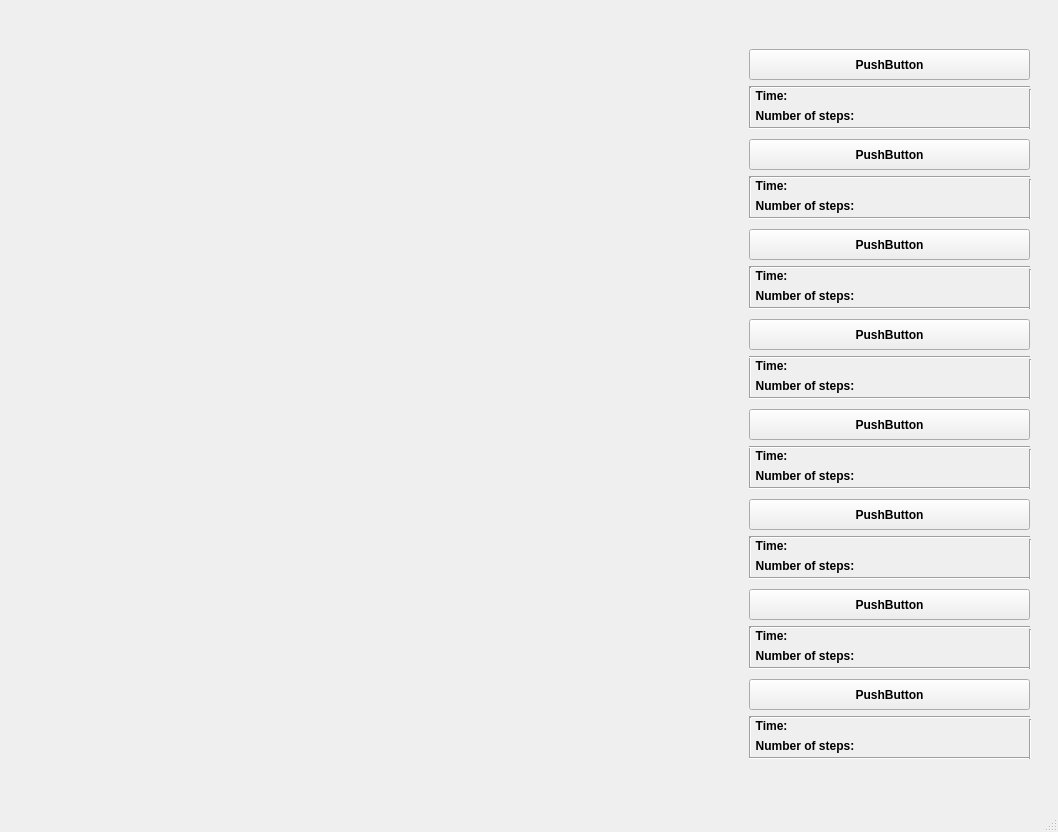
<?xml version="1.0" encoding="UTF-8"?>
<ui version="4.0">
 <class>MainWindow</class>
 <widget class="QMainWindow" name="MainWindow">
  <property name="geometry">
   <rect>
    <x>0</x>
    <y>0</y>
    <width>1058</width>
    <height>832</height>
   </rect>
  </property>
  <property name="windowTitle">
   <string>MainWindow</string>
  </property>
  <widget class="QWidget" name="centralwidget">
   <widget class="QWidget" name="widget" native="true">
    <property name="geometry">
     <rect>
      <x>0</x>
      <y>50</y>
      <width>720</width>
      <height>720</height>
     </rect>
    </property>
   </widget>
   <widget class="QWidget" name="widget_2" native="true">
    <property name="geometry">
     <rect>
      <x>739</x>
      <y>49</y>
      <width>311</width>
      <height>721</height>
     </rect>
    </property>
    <widget class="QLabel" name="time_value_7">
     <property name="geometry">
      <rect>
       <x>150</x>
       <y>580</y>
       <width>141</width>
       <height>16</height>
      </rect>
     </property>
     <property name="font">
      <font>
       <weight>50</weight>
       <bold>false</bold>
      </font>
     </property>
     <property name="text">
      <string/>
     </property>
     <property name="alignment">
      <set>Qt::AlignLeading|Qt::AlignLeft|Qt::AlignTop</set>
     </property>
     <property name="wordWrap">
      <bool>true</bool>
     </property>
    </widget>
    <widget class="Line" name="line_13">
     <property name="geometry">
      <rect>
       <x>10</x>
       <y>308</y>
       <width>3</width>
       <height>40</height>
      </rect>
     </property>
     <property name="orientation">
      <enum>Qt::Vertical</enum>
     </property>
    </widget>
    <widget class="Line" name="line">
     <property name="geometry">
      <rect>
       <x>10</x>
       <y>30</y>
       <width>281</width>
       <height>16</height>
      </rect>
     </property>
     <property name="orientation">
      <enum>Qt::Horizontal</enum>
     </property>
    </widget>
    <widget class="QLabel" name="time_value_1">
     <property name="geometry">
      <rect>
       <x>150</x>
       <y>40</y>
       <width>141</width>
       <height>16</height>
      </rect>
     </property>
     <property name="font">
      <font>
       <weight>50</weight>
       <bold>false</bold>
      </font>
     </property>
     <property name="text">
      <string/>
     </property>
     <property name="alignment">
      <set>Qt::AlignLeading|Qt::AlignLeft|Qt::AlignTop</set>
     </property>
     <property name="wordWrap">
      <bool>true</bool>
     </property>
    </widget>
    <widget class="Line" name="line_18">
     <property name="geometry">
      <rect>
       <x>290</x>
       <y>400</y>
       <width>3</width>
       <height>40</height>
      </rect>
     </property>
     <property name="orientation">
      <enum>Qt::Vertical</enum>
     </property>
    </widget>
    <widget class="QLabel" name="time_2">
     <property name="geometry">
      <rect>
       <x>10</x>
       <y>130</y>
       <width>141</width>
       <height>16</height>
      </rect>
     </property>
     <property name="font">
      <font>
       <weight>75</weight>
       <bold>true</bold>
      </font>
     </property>
     <property name="text">
      <string>  Time: </string>
     </property>
     <property name="alignment">
      <set>Qt::AlignLeading|Qt::AlignLeft|Qt::AlignTop</set>
     </property>
     <property name="wordWrap">
      <bool>true</bool>
     </property>
    </widget>
    <widget class="Line" name="line_17">
     <property name="geometry">
      <rect>
       <x>10</x>
       <y>398</y>
       <width>3</width>
       <height>40</height>
      </rect>
     </property>
     <property name="orientation">
      <enum>Qt::Vertical</enum>
     </property>
    </widget>
    <widget class="Line" name="line_31">
     <property name="geometry">
      <rect>
       <x>10</x>
       <y>660</y>
       <width>281</width>
       <height>16</height>
      </rect>
     </property>
     <property name="orientation">
      <enum>Qt::Horizontal</enum>
     </property>
    </widget>
    <widget class="QLabel" name="num_of_steps_3">
     <property name="geometry">
      <rect>
       <x>10</x>
       <y>240</y>
       <width>141</width>
       <height>16</height>
      </rect>
     </property>
     <property name="font">
      <font>
       <weight>75</weight>
       <bold>true</bold>
      </font>
     </property>
     <property name="text">
      <string>  Number of steps: </string>
     </property>
     <property name="alignment">
      <set>Qt::AlignLeading|Qt::AlignLeft|Qt::AlignTop</set>
     </property>
     <property name="wordWrap">
      <bool>true</bool>
     </property>
    </widget>
    <widget class="Line" name="line_22">
     <property name="geometry">
      <rect>
       <x>290</x>
       <y>490</y>
       <width>3</width>
       <height>40</height>
      </rect>
     </property>
     <property name="orientation">
      <enum>Qt::Vertical</enum>
     </property>
    </widget>
    <widget class="Line" name="line_30">
     <property name="geometry">
      <rect>
       <x>290</x>
       <y>670</y>
       <width>3</width>
       <height>40</height>
      </rect>
     </property>
     <property name="orientation">
      <enum>Qt::Vertical</enum>
     </property>
    </widget>
    <widget class="Line" name="line_10">
     <property name="geometry">
      <rect>
       <x>290</x>
       <y>220</y>
       <width>3</width>
       <height>40</height>
      </rect>
     </property>
     <property name="orientation">
      <enum>Qt::Vertical</enum>
     </property>
    </widget>
    <widget class="QLabel" name="time_1">
     <property name="geometry">
      <rect>
       <x>10</x>
       <y>40</y>
       <width>141</width>
       <height>16</height>
      </rect>
     </property>
     <property name="font">
      <font>
       <weight>75</weight>
       <bold>true</bold>
      </font>
     </property>
     <property name="text">
      <string>  Time: </string>
     </property>
     <property name="alignment">
      <set>Qt::AlignLeading|Qt::AlignLeft|Qt::AlignTop</set>
     </property>
     <property name="wordWrap">
      <bool>true</bool>
     </property>
    </widget>
    <widget class="Line" name="line_27">
     <property name="geometry">
      <rect>
       <x>10</x>
       <y>570</y>
       <width>281</width>
       <height>16</height>
      </rect>
     </property>
     <property name="orientation">
      <enum>Qt::Horizontal</enum>
     </property>
    </widget>
    <widget class="QLabel" name="num_of_steps_1">
     <property name="geometry">
      <rect>
       <x>10</x>
       <y>60</y>
       <width>141</width>
       <height>16</height>
      </rect>
     </property>
     <property name="font">
      <font>
       <weight>75</weight>
       <bold>true</bold>
      </font>
     </property>
     <property name="text">
      <string>  Number of steps: </string>
     </property>
     <property name="alignment">
      <set>Qt::AlignLeading|Qt::AlignLeft|Qt::AlignTop</set>
     </property>
     <property name="wordWrap">
      <bool>true</bool>
     </property>
    </widget>
    <widget class="QPushButton" name="pushButton_6">
     <property name="geometry">
      <rect>
       <x>10</x>
       <y>450</y>
       <width>281</width>
       <height>31</height>
      </rect>
     </property>
     <property name="font">
      <font>
       <weight>75</weight>
       <bold>true</bold>
      </font>
     </property>
     <property name="text">
      <string>PushButton</string>
     </property>
    </widget>
    <widget class="QLabel" name="time_4">
     <property name="geometry">
      <rect>
       <x>10</x>
       <y>310</y>
       <width>141</width>
       <height>16</height>
      </rect>
     </property>
     <property name="font">
      <font>
       <weight>75</weight>
       <bold>true</bold>
      </font>
     </property>
     <property name="text">
      <string>  Time: </string>
     </property>
     <property name="alignment">
      <set>Qt::AlignLeading|Qt::AlignLeft|Qt::AlignTop</set>
     </property>
     <property name="wordWrap">
      <bool>true</bool>
     </property>
    </widget>
    <widget class="QLabel" name="time_7">
     <property name="geometry">
      <rect>
       <x>10</x>
       <y>580</y>
       <width>141</width>
       <height>16</height>
      </rect>
     </property>
     <property name="font">
      <font>
       <weight>75</weight>
       <bold>true</bold>
      </font>
     </property>
     <property name="text">
      <string>  Time: </string>
     </property>
     <property name="alignment">
      <set>Qt::AlignLeading|Qt::AlignLeft|Qt::AlignTop</set>
     </property>
     <property name="wordWrap">
      <bool>true</bool>
     </property>
    </widget>
    <widget class="QLabel" name="num_of_steps_value_3">
     <property name="geometry">
      <rect>
       <x>150</x>
       <y>240</y>
       <width>141</width>
       <height>16</height>
      </rect>
     </property>
     <property name="font">
      <font>
       <weight>50</weight>
       <bold>false</bold>
      </font>
     </property>
     <property name="text">
      <string/>
     </property>
     <property name="alignment">
      <set>Qt::AlignLeading|Qt::AlignLeft|Qt::AlignTop</set>
     </property>
     <property name="wordWrap">
      <bool>true</bool>
     </property>
    </widget>
    <widget class="QLabel" name="num_of_steps_value_4">
     <property name="geometry">
      <rect>
       <x>150</x>
       <y>330</y>
       <width>141</width>
       <height>16</height>
      </rect>
     </property>
     <property name="font">
      <font>
       <weight>50</weight>
       <bold>false</bold>
      </font>
     </property>
     <property name="text">
      <string/>
     </property>
     <property name="alignment">
      <set>Qt::AlignLeading|Qt::AlignLeft|Qt::AlignTop</set>
     </property>
     <property name="wordWrap">
      <bool>true</bool>
     </property>
    </widget>
    <widget class="Line" name="line_11">
     <property name="geometry">
      <rect>
       <x>10</x>
       <y>210</y>
       <width>281</width>
       <height>16</height>
      </rect>
     </property>
     <property name="orientation">
      <enum>Qt::Horizontal</enum>
     </property>
    </widget>
    <widget class="QLabel" name="time_8">
     <property name="geometry">
      <rect>
       <x>10</x>
       <y>670</y>
       <width>141</width>
       <height>16</height>
      </rect>
     </property>
     <property name="font">
      <font>
       <weight>75</weight>
       <bold>true</bold>
      </font>
     </property>
     <property name="text">
      <string>  Time: </string>
     </property>
     <property name="alignment">
      <set>Qt::AlignLeading|Qt::AlignLeft|Qt::AlignTop</set>
     </property>
     <property name="wordWrap">
      <bool>true</bool>
     </property>
    </widget>
    <widget class="QPushButton" name="pushButton_8">
     <property name="geometry">
      <rect>
       <x>10</x>
       <y>630</y>
       <width>281</width>
       <height>31</height>
      </rect>
     </property>
     <property name="font">
      <font>
       <weight>75</weight>
       <bold>true</bold>
      </font>
     </property>
     <property name="text">
      <string>PushButton</string>
     </property>
    </widget>
    <widget class="QLabel" name="num_of_steps_value_2">
     <property name="geometry">
      <rect>
       <x>150</x>
       <y>150</y>
       <width>141</width>
       <height>16</height>
      </rect>
     </property>
     <property name="font">
      <font>
       <weight>50</weight>
       <bold>false</bold>
      </font>
     </property>
     <property name="text">
      <string/>
     </property>
     <property name="alignment">
      <set>Qt::AlignLeading|Qt::AlignLeft|Qt::AlignTop</set>
     </property>
     <property name="wordWrap">
      <bool>true</bool>
     </property>
    </widget>
    <widget class="QLabel" name="num_of_steps_8">
     <property name="geometry">
      <rect>
       <x>10</x>
       <y>690</y>
       <width>141</width>
       <height>16</height>
      </rect>
     </property>
     <property name="font">
      <font>
       <weight>75</weight>
       <bold>true</bold>
      </font>
     </property>
     <property name="text">
      <string>  Number of steps: </string>
     </property>
     <property name="alignment">
      <set>Qt::AlignLeading|Qt::AlignLeft|Qt::AlignTop</set>
     </property>
     <property name="wordWrap">
      <bool>true</bool>
     </property>
    </widget>
    <widget class="QLabel" name="time_value_8">
     <property name="geometry">
      <rect>
       <x>150</x>
       <y>670</y>
       <width>141</width>
       <height>16</height>
      </rect>
     </property>
     <property name="font">
      <font>
       <weight>50</weight>
       <bold>false</bold>
      </font>
     </property>
     <property name="text">
      <string/>
     </property>
     <property name="alignment">
      <set>Qt::AlignLeading|Qt::AlignLeft|Qt::AlignTop</set>
     </property>
     <property name="wordWrap">
      <bool>true</bool>
     </property>
    </widget>
    <widget class="Line" name="line_4">
     <property name="geometry">
      <rect>
       <x>290</x>
       <y>40</y>
       <width>3</width>
       <height>40</height>
      </rect>
     </property>
     <property name="orientation">
      <enum>Qt::Vertical</enum>
     </property>
    </widget>
    <widget class="Line" name="line_2">
     <property name="geometry">
      <rect>
       <x>10</x>
       <y>71</y>
       <width>281</width>
       <height>16</height>
      </rect>
     </property>
     <property name="orientation">
      <enum>Qt::Horizontal</enum>
     </property>
    </widget>
    <widget class="Line" name="line_28">
     <property name="geometry">
      <rect>
       <x>10</x>
       <y>611</y>
       <width>281</width>
       <height>16</height>
      </rect>
     </property>
     <property name="orientation">
      <enum>Qt::Horizontal</enum>
     </property>
    </widget>
    <widget class="QLabel" name="time_value_6">
     <property name="geometry">
      <rect>
       <x>150</x>
       <y>490</y>
       <width>141</width>
       <height>16</height>
      </rect>
     </property>
     <property name="font">
      <font>
       <weight>50</weight>
       <bold>false</bold>
      </font>
     </property>
     <property name="text">
      <string/>
     </property>
     <property name="alignment">
      <set>Qt::AlignLeading|Qt::AlignLeft|Qt::AlignTop</set>
     </property>
     <property name="wordWrap">
      <bool>true</bool>
     </property>
    </widget>
    <widget class="Line" name="line_29">
     <property name="geometry">
      <rect>
       <x>10</x>
       <y>668</y>
       <width>3</width>
       <height>40</height>
      </rect>
     </property>
     <property name="orientation">
      <enum>Qt::Vertical</enum>
     </property>
    </widget>
    <widget class="QLabel" name="time_value_4">
     <property name="geometry">
      <rect>
       <x>150</x>
       <y>310</y>
       <width>141</width>
       <height>16</height>
      </rect>
     </property>
     <property name="font">
      <font>
       <weight>50</weight>
       <bold>false</bold>
      </font>
     </property>
     <property name="text">
      <string/>
     </property>
     <property name="alignment">
      <set>Qt::AlignLeading|Qt::AlignLeft|Qt::AlignTop</set>
     </property>
     <property name="wordWrap">
      <bool>true</bool>
     </property>
    </widget>
    <widget class="QLabel" name="num_of_steps_7">
     <property name="geometry">
      <rect>
       <x>10</x>
       <y>600</y>
       <width>141</width>
       <height>16</height>
      </rect>
     </property>
     <property name="font">
      <font>
       <weight>75</weight>
       <bold>true</bold>
      </font>
     </property>
     <property name="text">
      <string>  Number of steps: </string>
     </property>
     <property name="alignment">
      <set>Qt::AlignLeading|Qt::AlignLeft|Qt::AlignTop</set>
     </property>
     <property name="wordWrap">
      <bool>true</bool>
     </property>
    </widget>
    <widget class="Line" name="line_7">
     <property name="geometry">
      <rect>
       <x>10</x>
       <y>120</y>
       <width>281</width>
       <height>16</height>
      </rect>
     </property>
     <property name="orientation">
      <enum>Qt::Horizontal</enum>
     </property>
    </widget>
    <widget class="QLabel" name="num_of_steps_value_7">
     <property name="geometry">
      <rect>
       <x>150</x>
       <y>600</y>
       <width>141</width>
       <height>16</height>
      </rect>
     </property>
     <property name="font">
      <font>
       <weight>50</weight>
       <bold>false</bold>
      </font>
     </property>
     <property name="text">
      <string/>
     </property>
     <property name="alignment">
      <set>Qt::AlignLeading|Qt::AlignLeft|Qt::AlignTop</set>
     </property>
     <property name="wordWrap">
      <bool>true</bool>
     </property>
    </widget>
    <widget class="Line" name="line_8">
     <property name="geometry">
      <rect>
       <x>10</x>
       <y>161</y>
       <width>281</width>
       <height>16</height>
      </rect>
     </property>
     <property name="orientation">
      <enum>Qt::Horizontal</enum>
     </property>
    </widget>
    <widget class="QLabel" name="time_value_5">
     <property name="geometry">
      <rect>
       <x>150</x>
       <y>400</y>
       <width>141</width>
       <height>16</height>
      </rect>
     </property>
     <property name="font">
      <font>
       <weight>50</weight>
       <bold>false</bold>
      </font>
     </property>
     <property name="text">
      <string/>
     </property>
     <property name="alignment">
      <set>Qt::AlignLeading|Qt::AlignLeft|Qt::AlignTop</set>
     </property>
     <property name="wordWrap">
      <bool>true</bool>
     </property>
    </widget>
    <widget class="Line" name="line_6">
     <property name="geometry">
      <rect>
       <x>290</x>
       <y>130</y>
       <width>3</width>
       <height>40</height>
      </rect>
     </property>
     <property name="orientation">
      <enum>Qt::Vertical</enum>
     </property>
    </widget>
    <widget class="Line" name="line_12">
     <property name="geometry">
      <rect>
       <x>10</x>
       <y>251</y>
       <width>281</width>
       <height>16</height>
      </rect>
     </property>
     <property name="orientation">
      <enum>Qt::Horizontal</enum>
     </property>
    </widget>
    <widget class="Line" name="line_15">
     <property name="geometry">
      <rect>
       <x>10</x>
       <y>300</y>
       <width>281</width>
       <height>16</height>
      </rect>
     </property>
     <property name="orientation">
      <enum>Qt::Horizontal</enum>
     </property>
    </widget>
    <widget class="QLabel" name="num_of_steps_value_8">
     <property name="geometry">
      <rect>
       <x>150</x>
       <y>690</y>
       <width>141</width>
       <height>16</height>
      </rect>
     </property>
     <property name="font">
      <font>
       <weight>50</weight>
       <bold>false</bold>
      </font>
     </property>
     <property name="text">
      <string/>
     </property>
     <property name="alignment">
      <set>Qt::AlignLeading|Qt::AlignLeft|Qt::AlignTop</set>
     </property>
     <property name="wordWrap">
      <bool>true</bool>
     </property>
    </widget>
    <widget class="QLabel" name="num_of_steps_5">
     <property name="geometry">
      <rect>
       <x>10</x>
       <y>420</y>
       <width>141</width>
       <height>16</height>
      </rect>
     </property>
     <property name="font">
      <font>
       <weight>75</weight>
       <bold>true</bold>
      </font>
     </property>
     <property name="text">
      <string>  Number of steps: </string>
     </property>
     <property name="alignment">
      <set>Qt::AlignLeading|Qt::AlignLeft|Qt::AlignTop</set>
     </property>
     <property name="wordWrap">
      <bool>true</bool>
     </property>
    </widget>
    <widget class="QLabel" name="num_of_steps_6">
     <property name="geometry">
      <rect>
       <x>10</x>
       <y>510</y>
       <width>141</width>
       <height>16</height>
      </rect>
     </property>
     <property name="font">
      <font>
       <weight>75</weight>
       <bold>true</bold>
      </font>
     </property>
     <property name="text">
      <string>  Number of steps: </string>
     </property>
     <property name="alignment">
      <set>Qt::AlignLeading|Qt::AlignLeft|Qt::AlignTop</set>
     </property>
     <property name="wordWrap">
      <bool>true</bool>
     </property>
    </widget>
    <widget class="QLabel" name="num_of_steps_value_1">
     <property name="geometry">
      <rect>
       <x>150</x>
       <y>60</y>
       <width>141</width>
       <height>16</height>
      </rect>
     </property>
     <property name="font">
      <font>
       <weight>50</weight>
       <bold>false</bold>
      </font>
     </property>
     <property name="text">
      <string/>
     </property>
     <property name="alignment">
      <set>Qt::AlignLeading|Qt::AlignLeft|Qt::AlignTop</set>
     </property>
     <property name="wordWrap">
      <bool>true</bool>
     </property>
    </widget>
    <widget class="QLabel" name="time_value_3">
     <property name="geometry">
      <rect>
       <x>150</x>
       <y>220</y>
       <width>141</width>
       <height>16</height>
      </rect>
     </property>
     <property name="font">
      <font>
       <weight>50</weight>
       <bold>false</bold>
      </font>
     </property>
     <property name="text">
      <string/>
     </property>
     <property name="alignment">
      <set>Qt::AlignLeading|Qt::AlignLeft|Qt::AlignTop</set>
     </property>
     <property name="wordWrap">
      <bool>true</bool>
     </property>
    </widget>
    <widget class="Line" name="line_5">
     <property name="geometry">
      <rect>
       <x>10</x>
       <y>128</y>
       <width>3</width>
       <height>40</height>
      </rect>
     </property>
     <property name="orientation">
      <enum>Qt::Vertical</enum>
     </property>
    </widget>
    <widget class="Line" name="line_25">
     <property name="geometry">
      <rect>
       <x>10</x>
       <y>578</y>
       <width>3</width>
       <height>40</height>
      </rect>
     </property>
     <property name="orientation">
      <enum>Qt::Vertical</enum>
     </property>
    </widget>
    <widget class="QPushButton" name="pushButton_3">
     <property name="geometry">
      <rect>
       <x>10</x>
       <y>180</y>
       <width>281</width>
       <height>31</height>
      </rect>
     </property>
     <property name="font">
      <font>
       <weight>75</weight>
       <bold>true</bold>
      </font>
     </property>
     <property name="text">
      <string>PushButton</string>
     </property>
    </widget>
    <widget class="Line" name="line_24">
     <property name="geometry">
      <rect>
       <x>10</x>
       <y>521</y>
       <width>281</width>
       <height>16</height>
      </rect>
     </property>
     <property name="orientation">
      <enum>Qt::Horizontal</enum>
     </property>
    </widget>
    <widget class="Line" name="line_23">
     <property name="geometry">
      <rect>
       <x>10</x>
       <y>480</y>
       <width>281</width>
       <height>16</height>
      </rect>
     </property>
     <property name="orientation">
      <enum>Qt::Horizontal</enum>
     </property>
    </widget>
    <widget class="QLabel" name="num_of_steps_2">
     <property name="geometry">
      <rect>
       <x>10</x>
       <y>150</y>
       <width>141</width>
       <height>16</height>
      </rect>
     </property>
     <property name="font">
      <font>
       <weight>75</weight>
       <bold>true</bold>
      </font>
     </property>
     <property name="text">
      <string>  Number of steps: </string>
     </property>
     <property name="alignment">
      <set>Qt::AlignLeading|Qt::AlignLeft|Qt::AlignTop</set>
     </property>
     <property name="wordWrap">
      <bool>true</bool>
     </property>
    </widget>
    <widget class="QLabel" name="time_6">
     <property name="geometry">
      <rect>
       <x>10</x>
       <y>490</y>
       <width>141</width>
       <height>16</height>
      </rect>
     </property>
     <property name="font">
      <font>
       <weight>75</weight>
       <bold>true</bold>
      </font>
     </property>
     <property name="text">
      <string>  Time: </string>
     </property>
     <property name="alignment">
      <set>Qt::AlignLeading|Qt::AlignLeft|Qt::AlignTop</set>
     </property>
     <property name="wordWrap">
      <bool>true</bool>
     </property>
    </widget>
    <widget class="QPushButton" name="pushButton_7">
     <property name="geometry">
      <rect>
       <x>10</x>
       <y>540</y>
       <width>281</width>
       <height>31</height>
      </rect>
     </property>
     <property name="font">
      <font>
       <weight>75</weight>
       <bold>true</bold>
      </font>
     </property>
     <property name="text">
      <string>PushButton</string>
     </property>
    </widget>
    <widget class="Line" name="line_9">
     <property name="geometry">
      <rect>
       <x>10</x>
       <y>218</y>
       <width>3</width>
       <height>40</height>
      </rect>
     </property>
     <property name="orientation">
      <enum>Qt::Vertical</enum>
     </property>
    </widget>
    <widget class="Line" name="line_14">
     <property name="geometry">
      <rect>
       <x>290</x>
       <y>310</y>
       <width>3</width>
       <height>40</height>
      </rect>
     </property>
     <property name="orientation">
      <enum>Qt::Vertical</enum>
     </property>
    </widget>
    <widget class="QLabel" name="num_of_steps_4">
     <property name="geometry">
      <rect>
       <x>10</x>
       <y>330</y>
       <width>141</width>
       <height>16</height>
      </rect>
     </property>
     <property name="font">
      <font>
       <weight>75</weight>
       <bold>true</bold>
      </font>
     </property>
     <property name="text">
      <string>  Number of steps: </string>
     </property>
     <property name="alignment">
      <set>Qt::AlignLeading|Qt::AlignLeft|Qt::AlignTop</set>
     </property>
     <property name="wordWrap">
      <bool>true</bool>
     </property>
    </widget>
    <widget class="Line" name="line_3">
     <property name="geometry">
      <rect>
       <x>10</x>
       <y>38</y>
       <width>3</width>
       <height>40</height>
      </rect>
     </property>
     <property name="orientation">
      <enum>Qt::Vertical</enum>
     </property>
    </widget>
    <widget class="Line" name="line_32">
     <property name="geometry">
      <rect>
       <x>10</x>
       <y>701</y>
       <width>281</width>
       <height>16</height>
      </rect>
     </property>
     <property name="orientation">
      <enum>Qt::Horizontal</enum>
     </property>
    </widget>
    <widget class="QLabel" name="num_of_steps_value_6">
     <property name="geometry">
      <rect>
       <x>150</x>
       <y>510</y>
       <width>141</width>
       <height>16</height>
      </rect>
     </property>
     <property name="font">
      <font>
       <weight>50</weight>
       <bold>false</bold>
      </font>
     </property>
     <property name="text">
      <string/>
     </property>
     <property name="alignment">
      <set>Qt::AlignLeading|Qt::AlignLeft|Qt::AlignTop</set>
     </property>
     <property name="wordWrap">
      <bool>true</bool>
     </property>
    </widget>
    <widget class="QPushButton" name="pushButton_1">
     <property name="geometry">
      <rect>
       <x>10</x>
       <y>0</y>
       <width>281</width>
       <height>31</height>
      </rect>
     </property>
     <property name="font">
      <font>
       <weight>75</weight>
       <bold>true</bold>
      </font>
     </property>
     <property name="text">
      <string>PushButton</string>
     </property>
    </widget>
    <widget class="QPushButton" name="pushButton_2">
     <property name="geometry">
      <rect>
       <x>10</x>
       <y>90</y>
       <width>281</width>
       <height>31</height>
      </rect>
     </property>
     <property name="font">
      <font>
       <weight>75</weight>
       <bold>true</bold>
      </font>
     </property>
     <property name="text">
      <string>PushButton</string>
     </property>
    </widget>
    <widget class="Line" name="line_26">
     <property name="geometry">
      <rect>
       <x>290</x>
       <y>580</y>
       <width>3</width>
       <height>40</height>
      </rect>
     </property>
     <property name="orientation">
      <enum>Qt::Vertical</enum>
     </property>
    </widget>
    <widget class="QLabel" name="time_5">
     <property name="geometry">
      <rect>
       <x>10</x>
       <y>400</y>
       <width>141</width>
       <height>16</height>
      </rect>
     </property>
     <property name="font">
      <font>
       <weight>75</weight>
       <bold>true</bold>
      </font>
     </property>
     <property name="text">
      <string>  Time: </string>
     </property>
     <property name="alignment">
      <set>Qt::AlignLeading|Qt::AlignLeft|Qt::AlignTop</set>
     </property>
     <property name="wordWrap">
      <bool>true</bool>
     </property>
    </widget>
    <widget class="QPushButton" name="pushButton_5">
     <property name="geometry">
      <rect>
       <x>10</x>
       <y>360</y>
       <width>281</width>
       <height>31</height>
      </rect>
     </property>
     <property name="font">
      <font>
       <weight>75</weight>
       <bold>true</bold>
      </font>
     </property>
     <property name="text">
      <string>PushButton</string>
     </property>
    </widget>
    <widget class="Line" name="line_21">
     <property name="geometry">
      <rect>
       <x>10</x>
       <y>488</y>
       <width>3</width>
       <height>40</height>
      </rect>
     </property>
     <property name="orientation">
      <enum>Qt::Vertical</enum>
     </property>
    </widget>
    <widget class="QLabel" name="time_3">
     <property name="geometry">
      <rect>
       <x>10</x>
       <y>220</y>
       <width>141</width>
       <height>16</height>
      </rect>
     </property>
     <property name="font">
      <font>
       <weight>75</weight>
       <bold>true</bold>
      </font>
     </property>
     <property name="text">
      <string>  Time: </string>
     </property>
     <property name="alignment">
      <set>Qt::AlignLeading|Qt::AlignLeft|Qt::AlignTop</set>
     </property>
     <property name="wordWrap">
      <bool>true</bool>
     </property>
    </widget>
    <widget class="Line" name="line_16">
     <property name="geometry">
      <rect>
       <x>10</x>
       <y>341</y>
       <width>281</width>
       <height>16</height>
      </rect>
     </property>
     <property name="orientation">
      <enum>Qt::Horizontal</enum>
     </property>
    </widget>
    <widget class="QLabel" name="num_of_steps_value_5">
     <property name="geometry">
      <rect>
       <x>150</x>
       <y>420</y>
       <width>141</width>
       <height>16</height>
      </rect>
     </property>
     <property name="font">
      <font>
       <weight>50</weight>
       <bold>false</bold>
      </font>
     </property>
     <property name="text">
      <string/>
     </property>
     <property name="alignment">
      <set>Qt::AlignLeading|Qt::AlignLeft|Qt::AlignTop</set>
     </property>
     <property name="wordWrap">
      <bool>true</bool>
     </property>
    </widget>
    <widget class="Line" name="line_20">
     <property name="geometry">
      <rect>
       <x>10</x>
       <y>431</y>
       <width>281</width>
       <height>16</height>
      </rect>
     </property>
     <property name="orientation">
      <enum>Qt::Horizontal</enum>
     </property>
    </widget>
    <widget class="QLabel" name="time_value_2">
     <property name="geometry">
      <rect>
       <x>150</x>
       <y>130</y>
       <width>141</width>
       <height>16</height>
      </rect>
     </property>
     <property name="font">
      <font>
       <weight>50</weight>
       <bold>false</bold>
      </font>
     </property>
     <property name="text">
      <string/>
     </property>
     <property name="alignment">
      <set>Qt::AlignLeading|Qt::AlignLeft|Qt::AlignTop</set>
     </property>
     <property name="wordWrap">
      <bool>true</bool>
     </property>
    </widget>
    <widget class="Line" name="line_19">
     <property name="geometry">
      <rect>
       <x>10</x>
       <y>390</y>
       <width>281</width>
       <height>16</height>
      </rect>
     </property>
     <property name="orientation">
      <enum>Qt::Horizontal</enum>
     </property>
    </widget>
    <widget class="QPushButton" name="pushButton_4">
     <property name="geometry">
      <rect>
       <x>10</x>
       <y>270</y>
       <width>281</width>
       <height>31</height>
      </rect>
     </property>
     <property name="font">
      <font>
       <weight>75</weight>
       <bold>true</bold>
      </font>
     </property>
     <property name="text">
      <string>PushButton</string>
     </property>
    </widget>
   </widget>
  </widget>
  <widget class="QMenuBar" name="menubar">
   <property name="geometry">
    <rect>
     <x>0</x>
     <y>0</y>
     <width>1058</width>
     <height>26</height>
    </rect>
   </property>
  </widget>
  <widget class="QStatusBar" name="statusbar"/>
 </widget>
 <resources/>
 <connections/>
</ui>
